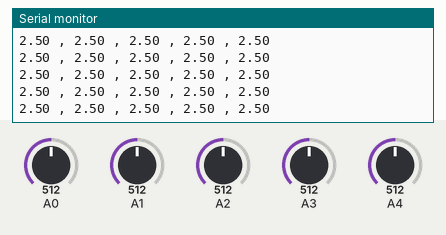
Bench run of a sketch on a simulated Arduino Uno, built with avr-gcc and run on an emulated ATmega328P. On the bench: the last lines printed to the serial monitor. Inputs (shaded band) come from the test bench; at power-on: A0 = 512, A1 = 512, A2 = 512, A3 = 512, A4 = 512.

Above: at 1.2 s.
1.3 s: A0 set to 716
At 2.0 s:
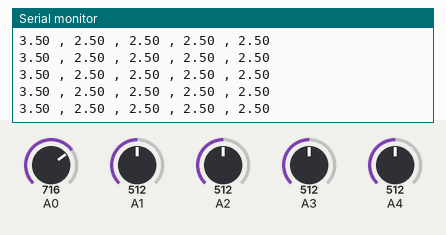
4.3 s: A1 set to 716
At 5.3 s:
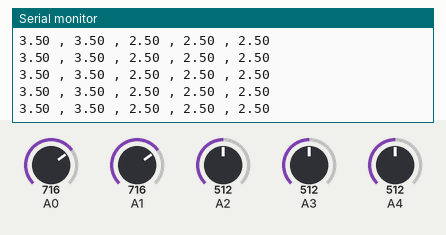
7.3 s: A2 set to 716
At 8.3 s:
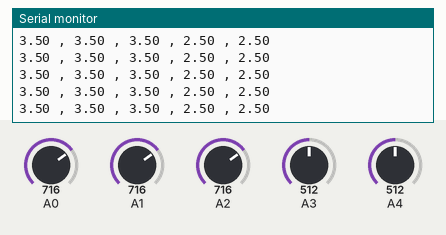
10.3 s: A3 set to 716
At 10.9 s:
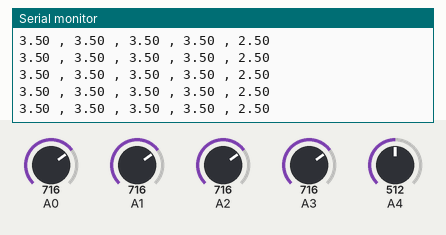
13.3 s: A4 set to 716
At 14.0 s:
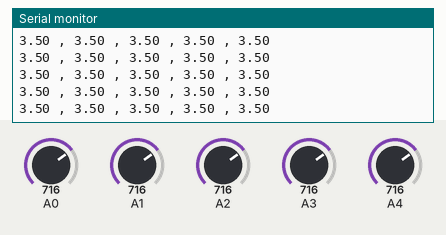
14.8 s: A0 set to 992
At 15.9 s:
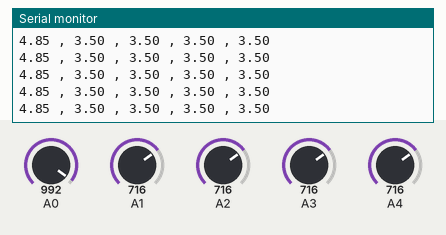
Timing chart, 0 to 17.8 s (numbered marks = the images above; inputs shaded):
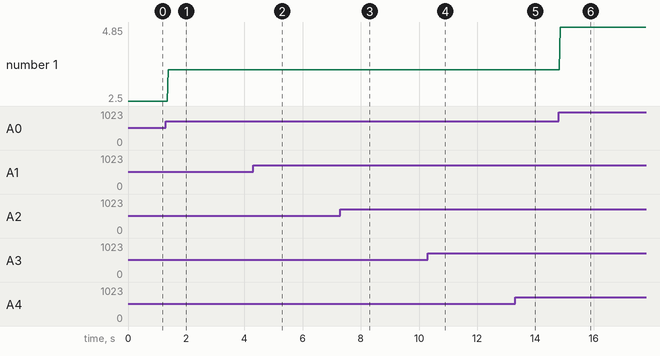

The sketch:

photo_test.ino
```cpp
int photo0, photo1, photo2, photo3, photo4, photo5;
float volt0, volt1, volt2, volt3, volt4, volt5;

void setup() {
  // put your setup code here, to run once:
  Serial.begin(9600);
  pinMode(A0, INPUT);
  pinMode(A1, INPUT);
  pinMode(A2, INPUT);
  pinMode(A3, INPUT);
  pinMode(A4, INPUT);
}

void loop() {
  // put your main code here, to run repeatedly:

  //read photodiode inputs
  photo0 = analogRead(A0);
  photo1 = analogRead(A1);
  photo2 = analogRead(A2);
  photo3 = analogRead(A3);
  photo4 = analogRead(A4);

  //convert to voltage
  volt0 = photo0*(5.0/1023.0);
  volt1 = photo1*(5.0/1023.0);
  volt2 = photo2*(5.0/1023.0);
  volt3 = photo3*(5.0/1023.0);
  volt4 = photo4*(5.0/1023.0);

  //plot voltages
  Serial.print(volt0);
  Serial.print(" , ");
  Serial.print(volt1);
  Serial.print(" , ");
  Serial.print(volt2);
  Serial.print(" , ");
  Serial.print(volt3);
  Serial.print(" , ");
  Serial.println(volt4);


  delay(20);
}
```

Measured:
- after the input at 1.3 s, the serial monitor: prints a new line after 0.08 s (image 1)
- after the input at 4.3 s, the serial monitor: prints a new line after 0.05 s (image 2)
- after the input at 7.3 s, the serial monitor: prints a new line after 0.06 s (image 3)
- after the input at 10.3 s, the serial monitor: prints a new line after 0.06 s (image 4)
- after the input at 13.3 s, the serial monitor: prints a new line after 0.07 s (image 5)
- after the input at 14.8 s, the serial monitor: prints a new line after 0.05 s (image 6)
- plotted number 1: 2.5 → 3.5 after the input at 1.3 s, 3.5 → 4.85 after the input at 14.8 s
